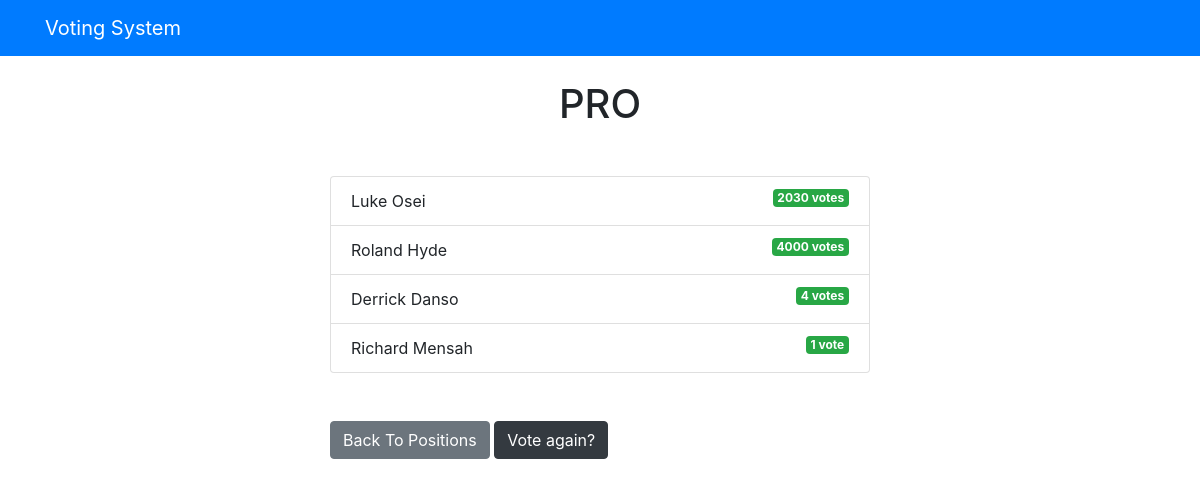
/voting/7/results/, run on the app's committed database.
### voting/models.py (models this page shows, shortened)
class Question(models.Model):
    question_text = models.CharField(max_length=200)
    pub_date = models.DateTimeField('date published')

class Choice(models.Model):
    question = models.ForeignKey(Question, on_delete=models.CASCADE)
    choice_text = models.CharField(max_length=200)
    votes = models.IntegerField(default=0)

### voting/views.py (the view)
# urls.py: path('<int:question_id>/results/', views.results, name='results'),
def results(request, question_id):
    question = get_object_or_404(Question, pk=question_id)
    return render(request, 'voting/results.html', {'question': question})

### templates/voting/results.html (shortened to what this page needs)
{% extends 'base.html' %}
{% block content %}
<h1 class="mb-5 text-center">{{ question.question_text }}</h1>
<ul class="list-group mb-5">
	{% for choice in question.choice_set.all %}
	<li class="list-group-item">
		{{ choice.choice_text }}  <span class="badge badge-success float-right">{{ choice.votes }} vote{{ choice.votes | pluralize }}</span>
	</li>
	{% endfor %}
</ul>
<a class="btn btn-secondary" href="{% url 'voting:index' %}">Back To Positions</a>
<a class="btn btn-dark" href="{% url 'voting:detail' question.id %}">Vote again?</a>
{% endblock %}

### data on the page
Question: question_text "PRO"
Choice: choice_text "Luke Osei", votes "2030", votes|pluralize "s"
Choice: choice_text "Roland Hyde", votes "4000", votes|pluralize "s"
Choice: choice_text "Derrick Danso", votes "4", votes|pluralize "s"
Choice: choice_text "Richard Mensah", votes "1"
